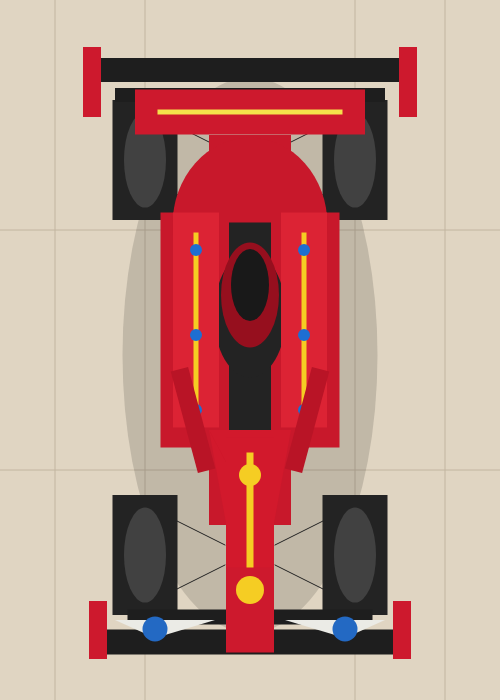
Frame 1 (no input)
Frame 60 (no input): identical to frame 1, image omitted
Frame 120 (the mouse pressed at the canvas centre since frame 60): identical to frame 1, image omitted

The p5.js sketch that drew this single still picture (run headless with seeded random() and noise() and a simulated clock; from frame 60 on, the mouse is pressed at the canvas centre):

// p5.js sketch
// ── sketch.js
function setup() {
  createCanvas(500, 700);
}

function draw() {
  // 방바닥
  background(224, 213, 194);
  stroke(194, 181, 160);
  line(55, 0, 55, 700);
  line(145, 0, 145, 700);
  line(355, 0, 355, 700);
  line(445, 0, 445, 700);
  line(0, 230, 500, 230);
  line(0, 470, 500, 470);

  rectMode(CENTER);

  // 그림자?
  noStroke();
  fill(0, 0, 0, 35);
  ellipse(250, 355, 255, 555);

  // 뒤쪽 타이어
  fill(35, 35, 35);
  rect(145, 160, 65, 120);
  rect(355, 160, 65, 120);
  fill(65, 65, 65);
  ellipse(145, 160, 42, 95);
  ellipse(355, 160, 42, 95);

  // 앞쪽 타이어
  fill(35, 35, 35);
  rect(145, 555, 65, 120);
  rect(355, 555, 65, 120);
  fill(65, 65, 65);
  ellipse(145, 555, 42, 95);
  ellipse(355, 555, 42, 95);

  // 검은색 서스펜션
  stroke(35, 35, 35);
  line(165, 120, 225, 150);
  line(165, 200, 225, 175);
  line(335, 120, 275, 150);
  line(335, 200, 275, 175);
  line(165, 515, 225, 545);
  line(165, 595, 225, 565);
  line(335, 515, 275, 545);
  line(335, 595, 275, 565);

  // 뒤쪽 날개
  noStroke();
  fill(30, 30, 30);
  rect(250, 70, 305, 24);
  rect(250, 95, 270, 14);
  fill(205, 25, 45);
  rect(92, 82, 18, 70);
  rect(408, 82, 18, 70);
  rect(250, 112, 230, 45);

  fill(245, 225, 75);
  rect(250, 112, 185, 5);

  // 차체
  fill(200, 24, 43);
  rect(250, 330, 82, 390);
  rect(193, 330, 65, 235);
  rect(307, 330, 65, 235);
  ellipse(250, 225, 155, 175);

  // 검정색
  fill(35, 35, 35);
  rect(250, 335, 42, 225);
  ellipse(250, 315, 72, 125);

  // 운전석
  fill(150, 15, 30);
  ellipse(250, 295, 58, 105);
  fill(25, 25, 25);
  ellipse(250, 285, 38, 72);

  // 덮개?
  fill(220, 35, 52);
  rect(196, 320, 46, 215);
  rect(304, 320, 46, 215);

  // 노랑 줄
  fill(245, 205, 35);
  rect(196, 320, 5, 175);
  rect(304, 320, 5, 175);

  // 파란색 로고
  fill(30, 110, 210);
  ellipse(196, 250, 12, 12);
  ellipse(304, 250, 12, 12);
  ellipse(196, 335, 12, 12);
  ellipse(304, 335, 12, 12);
  ellipse(196, 410, 12, 12);
  ellipse(304, 410, 12, 12);

  // 코
  fill(210, 25, 44);
  triangle(209, 430, 291, 430, 270, 545);
  triangle(209, 430, 230, 545, 270, 545);
  rect(250, 525, 48, 175);
  fill(245, 205, 35);
  rect(250, 525, 7, 145);
  ellipse(250, 475, 22, 22);

  // 양쪽 날개
  push();
  translate(193, 420);
  rotate(radians(-15));
  fill(185, 20, 38);
  rect(0, 0, 18, 105);
  pop();

  push();
  translate(307, 420);
  rotate(radians(15));
  fill(185, 20, 38);
  rect(0, 0, 18, 105);
  pop();

  // 앞 날개
  fill(30, 30, 30);
  rect(250, 642, 305, 25);
  rect(250, 617, 245, 15);
  fill(205, 25, 45);
  rect(98, 630, 18, 58);
  rect(402, 630, 18, 58);
  rect(250, 610, 48, 85);

  // 앞 날개 장식
  fill(235, 235, 230);
  triangle(115, 620, 215, 620, 155, 638);
  triangle(285, 620, 385, 620, 345, 638);

  // 로고
  fill(35, 105, 195);
  ellipse(155, 629, 25, 25);
  ellipse(345, 629, 25, 25);
  fill(245, 205, 35);
  ellipse(250, 590, 28, 28);
}
